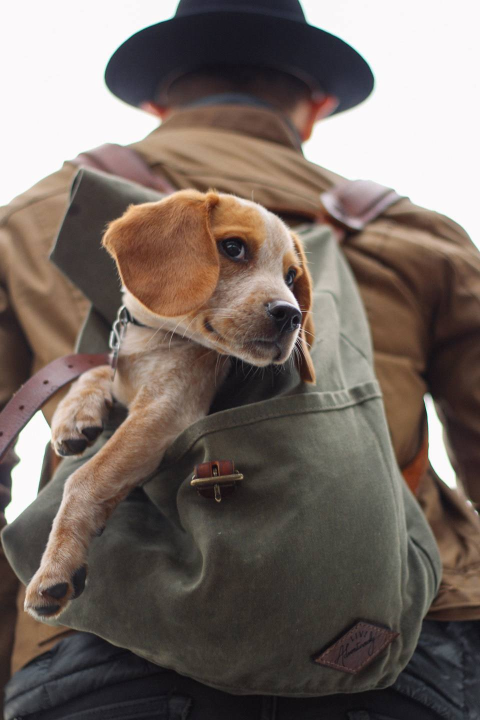
#> input picture images/Dog-Backpack-Carriers.jpg, 960 x 1440 px (shown at 1/2 size)
$ python template_matching.py
#> lines starting #> are read from the running program, lines starting #| are printed output that depends on the picture
import cv2
import numpy as np
import matplotlib.pyplot as plt
img = cv2.imread('./images/Dog-Backpack-Carriers.jpg')
#> img is the input picture: shape (1440, 960, 3); mean B, G, R 100, 106.9, 118.7
img = cv2.cvtColor(src=img, code=cv2.COLOR_BGR2RGB)
face = img[380:720, 200:640]
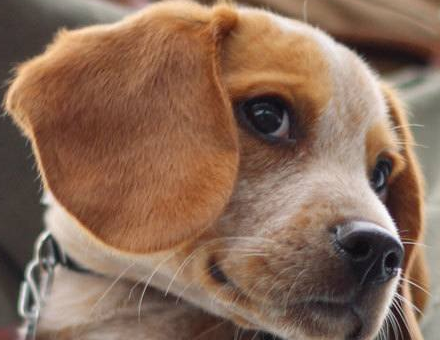
#> face: shape (340, 440, 3); mean R, G, B 137.4, 107.2, 88.2

methods = [
    'cv2.TM_CCOEFF', 'cv2.TM_CCOEFF_NORMED', 'cv2.TM_CCORR',
    'cv2.TM_CCORR_NORMED', 'cv2.TM_SQDIFF', 'cv2.TM_SQDIFF',
    'cv2.TM_SQDIFF_NORMED'
]

for m in methods:
    # create a copy of image
    img_copy = img.copy()
    method = eval(m)

    # template matching
    res = cv2.matchTemplate(img_copy, face, method)

    min_val, max_val, min_loc, max_loc = cv2.minMaxLoc(res)

    if method in [cv2.TM_SQDIFF, cv2.TM_SQDIFF_NORMED]:
        top_left = min_loc  # (x,y)
    else:
        top_left = max_loc

    height, width, channels = face.shape

    bottom_right = (top_left[0] + width, top_left[1] + height)

    cv2.rectangle(img_copy, top_left, bottom_right, (255, 0, 0), 10)

    # plot and show the image
    fig = plt.figure(figsize=(12, 10))

    plt.subplot(121)
    plt.imshow(res)
    plt.title('HEATMAP OF TEMPLATE MATCHING')

    plt.subplot(122)
    plt.imshow(img_copy)
    plt.title('DETECTION OF TEMPLATE')
    plt.suptitle(m)
    plt.show()
#> this loop made 7 passes
#> (min_val, max_val, min_loc, top_left, bottom_right) on passes 1 to 4: (-361528800, 980970304, (135, 91), (200, 380), (640, 720)), (-0.25, 1, (154, 106), (200, 380), (640, 720)), (2.3e+09, 9.55e+09, (197, 1100), (520, 4), (960, 344)), (0.678, 1, (277, 0), (200, 380), (640, 720))
#> (min_val, max_val, max_loc, top_left, bottom_right) on passes 5 to 7: (0, 6.94e+09, (0, 0), (200, 380), (640, 720)), (0, 6.94e+09, (0, 0), (200, 380), (640, 720)), (0, 1, (177, 1062), (200, 380), (640, 720))
#> pass 1, `res = cv2.matchTemplate(img_copy, face, method)`:
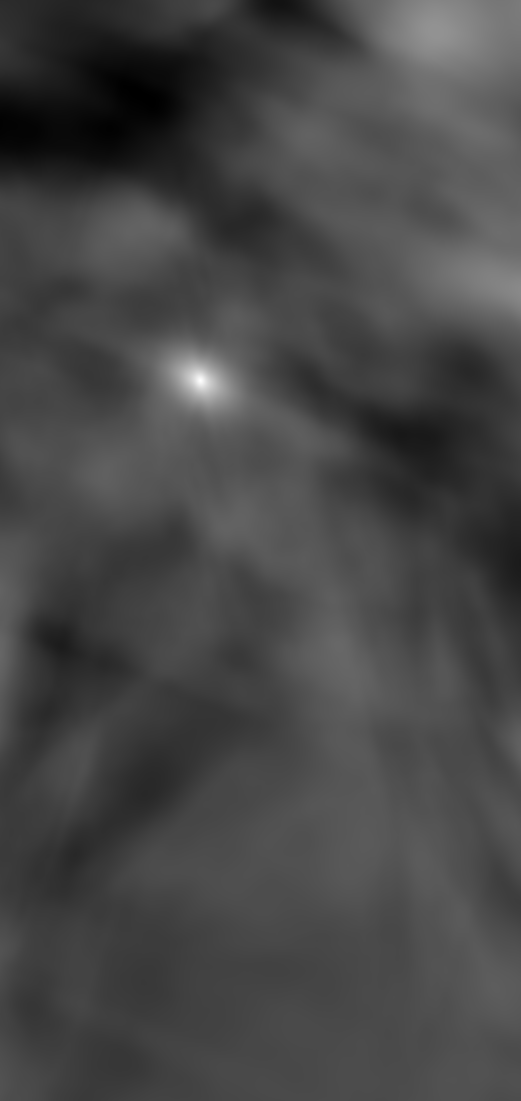
#> res: shape (1101, 521) float32; min -361528800, max 980970304, mean 11494162; drawn with min black and max white
#> pass 1, `plt.show()`:
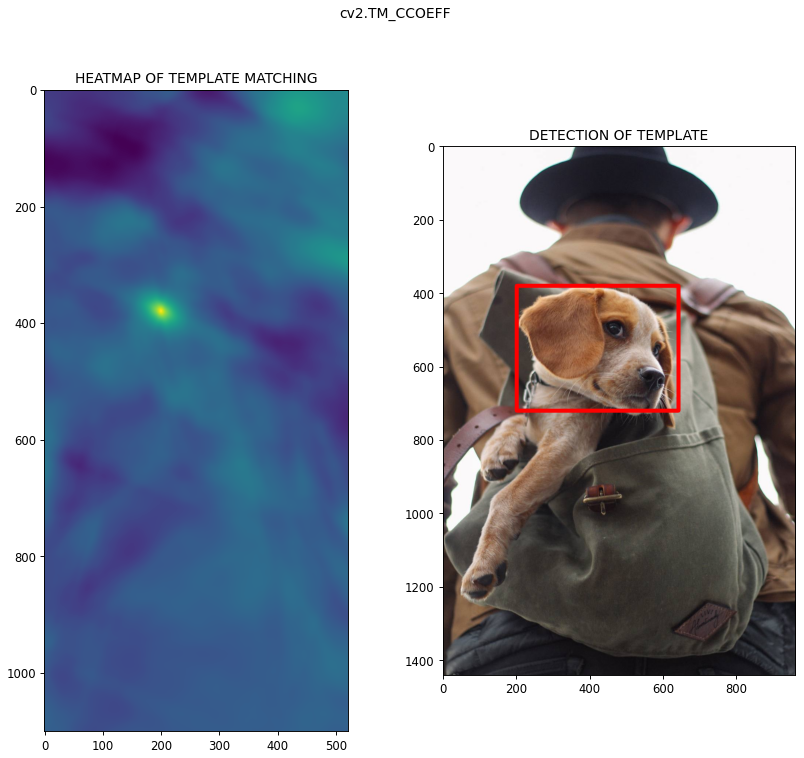
#> figure drawn by matplotlib, 2 panels
#> pass 2, `res = cv2.matchTemplate(img_copy, face, method)`:
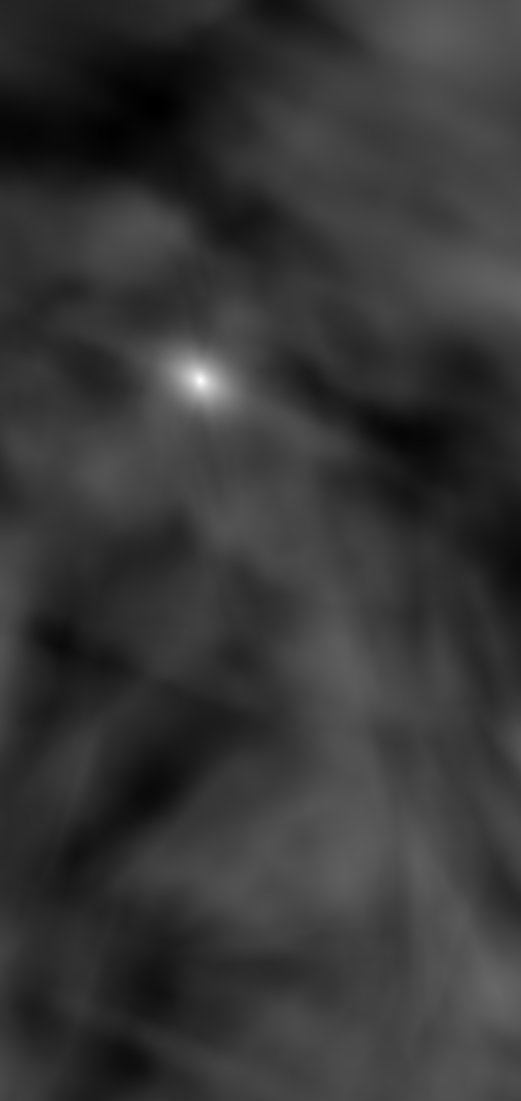
#> res: shape (1101, 521) float32; min -0.25, max 1, mean 0.0185; drawn with min black and max white
#> pass 2, `plt.show()`:
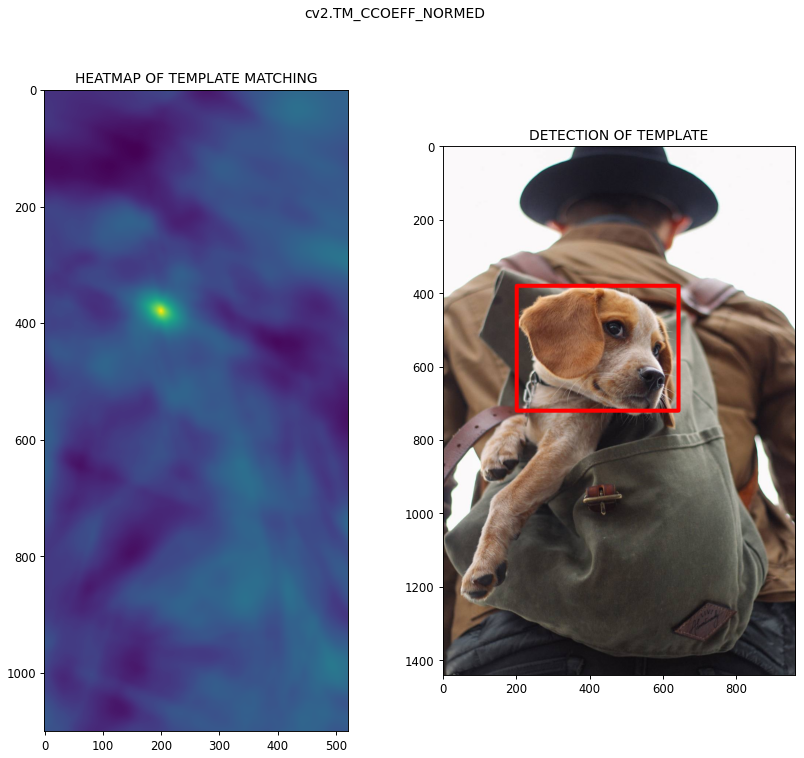
#> figure drawn by matplotlib, 2 panels
#> pass 3, `res = cv2.matchTemplate(img_copy, face, method)`:
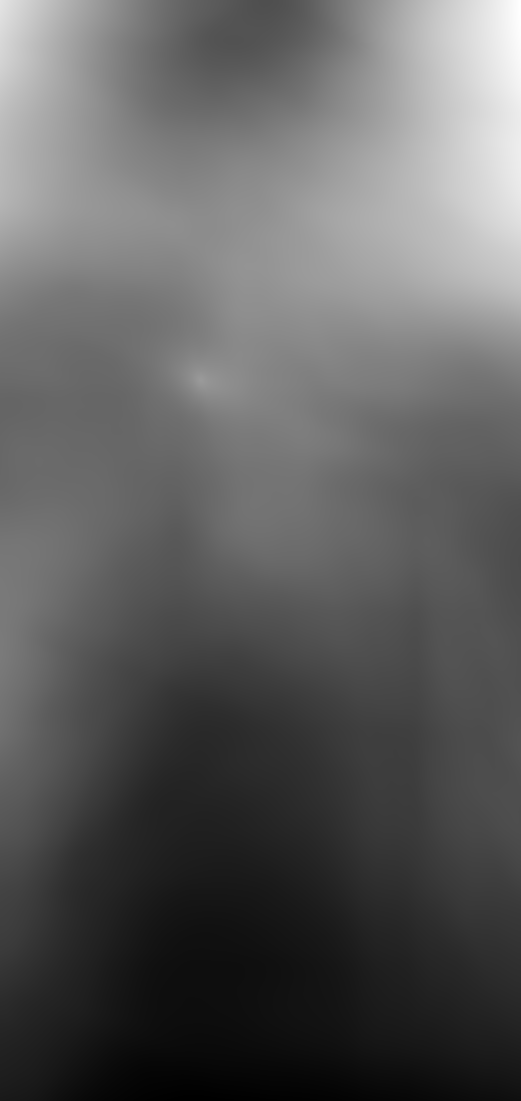
#> res: shape (1101, 521) float32; min 2.3e+09, max 9.55e+09, mean 5e+09; drawn with min black and max white
#> after the loop:
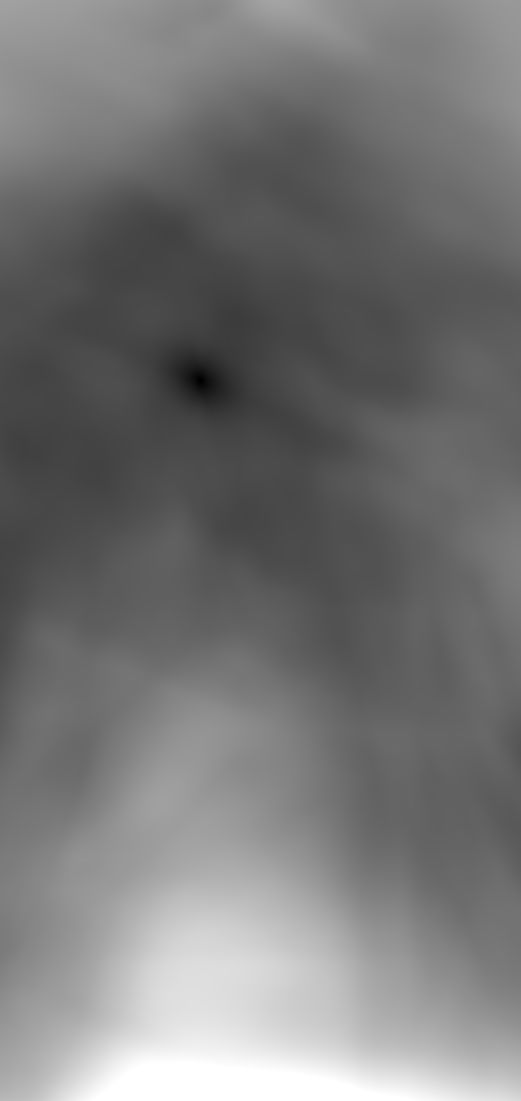
#> res: shape (1101, 521) float32; min 0, max 1, mean 0.465

print('\n')
print('\n')

$ run again, with images/Denis_Mukwege.jpg copied over images/Dog-Backpack-Carriers.jpg
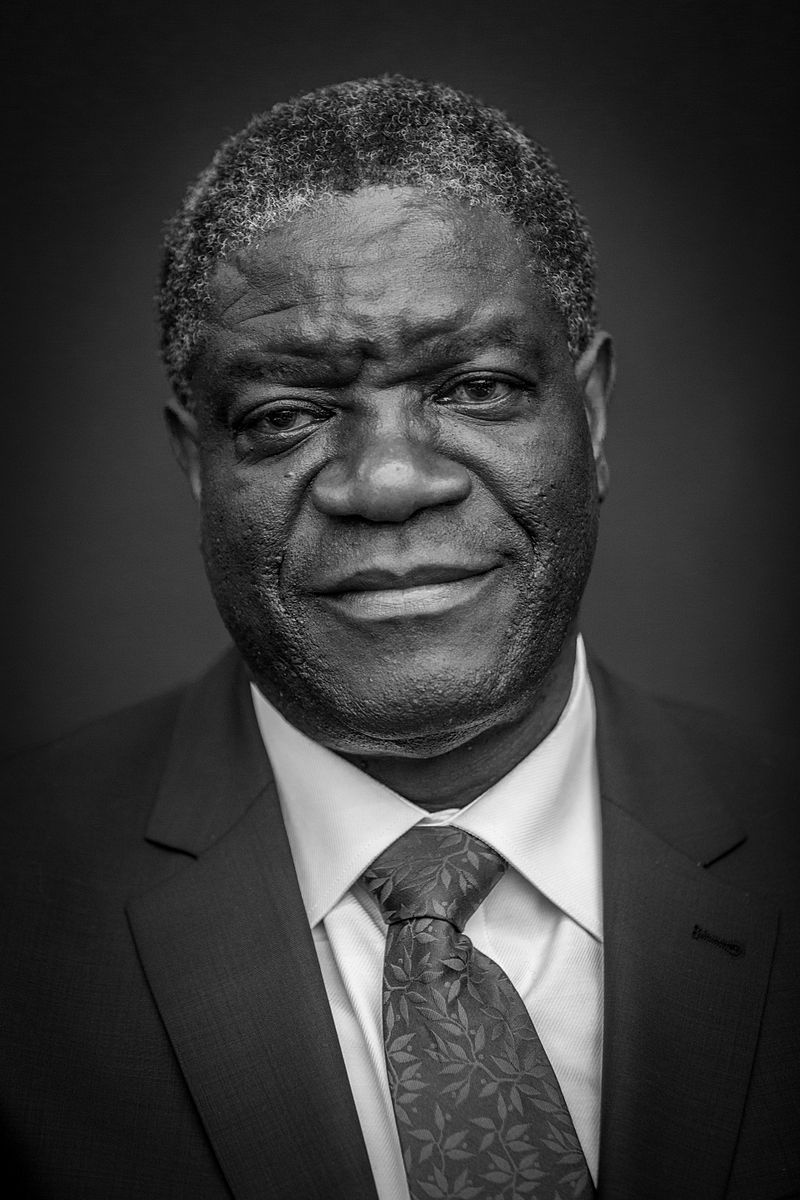
#> input picture images/Denis_Mukwege.jpg, 800 x 1200 px
#> img is the input picture: shape (1200, 800, 3); min 0, max 255, mean 58.8
#> the loop `for m in methods:` made 7 passes
#> (min_val, max_val, min_loc, top_left, bottom_right) on passes 1 to 4: (-152190848, 764227200, (354, 0), (200, 380), (640, 720)), (-0.206, 1, (360, 0), (200, 380), (640, 720)), (1.5e+09, 3.99e+09, (360, 0), (186, 752), (626, 1092)), (0.621, 1, (360, 0), (200, 380), (640, 720))
#> pass 1, `res = cv2.matchTemplate(img_copy, face, method)`:
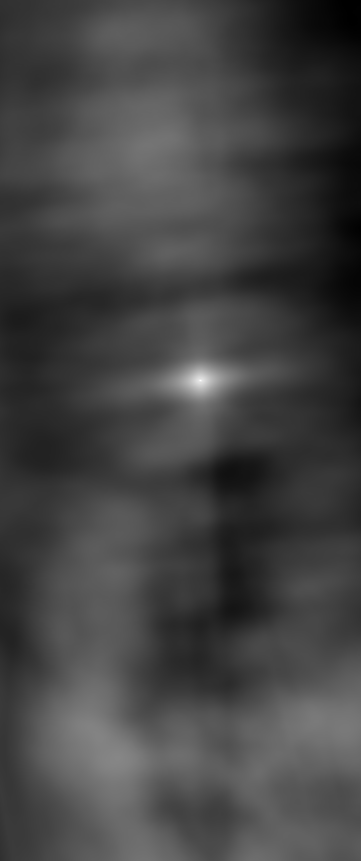
#> res: shape (861, 361) float32; min -152190848, max 764227200, mean 90904872; drawn with min black and max white
#> after the loop `for m in methods:`:
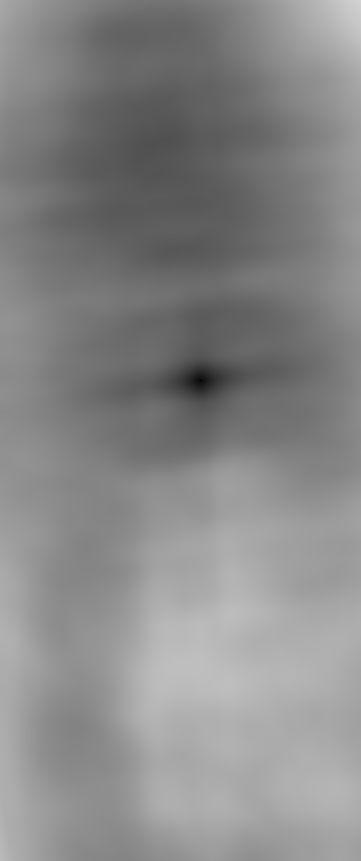
#> res: shape (861, 361) float32; min 7.62e-09, max 0.829, mean 0.535

$ run again, with images/Nadia_Murad.jpg copied over images/Dog-Backpack-Carriers.jpg
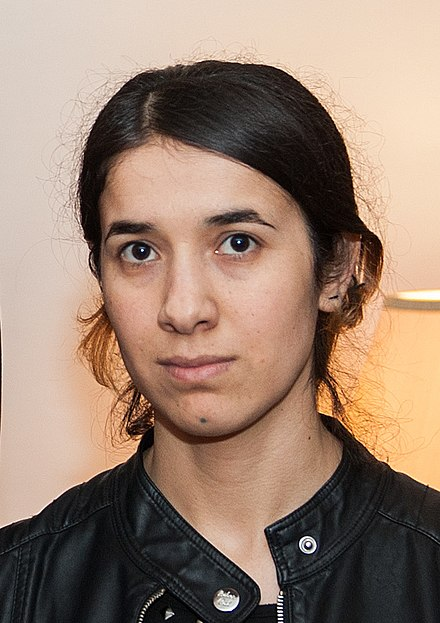
#> input picture images/Nadia_Murad.jpg, 440 x 623 px
#> img is the input picture: shape (623, 440, 3); mean B, G, R 112.7, 129.2, 153.8
#> the loop `for m in methods:` made 7 passes
#> (min_val, max_val, min_loc, top_left, bottom_right) on passes 1 to 4: (-386198560, 868317248, (38, 68), (200, 380), (440, 623)), (-0.438, 1, (38, 68), (200, 380), (440, 623)), (1.61e+09, 3.04e+09, (110, 380), (0, 0), (240, 243)), (0.579, 1, (74, 76), (200, 380), (440, 623))
#> pass 1, `plt.show()`:
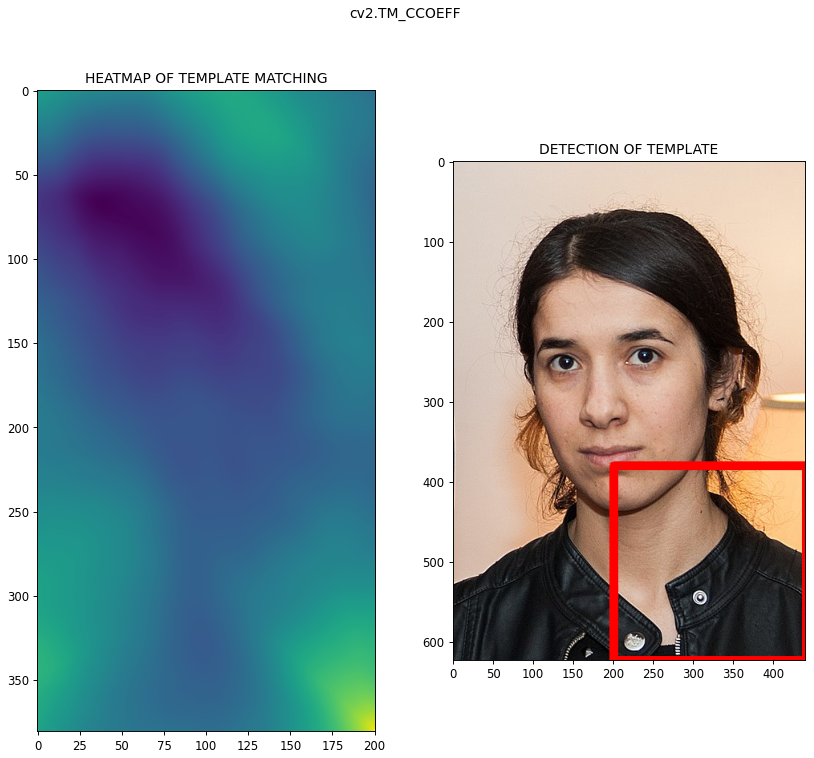
#> figure drawn by matplotlib, 2 panels
#> after the loop `for m in methods:`:
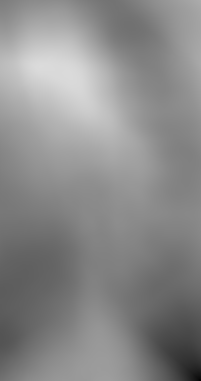
#> res: shape (381, 201) float32; min 0, max 0.859, mean 0.543
